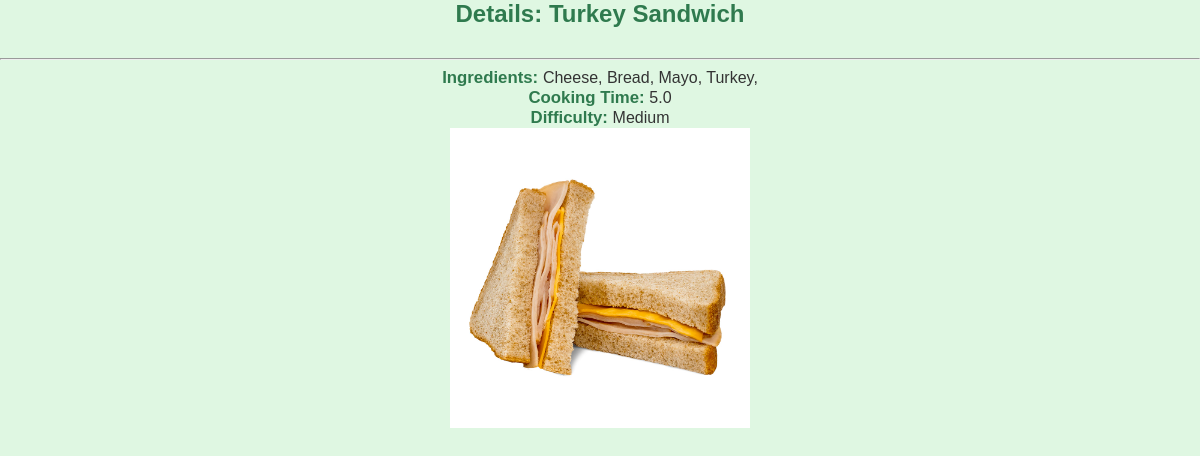
/recipes/list/2 (signed in), run on the app's committed database.
### recipes/models.py (models this page shows, shortened)
class Recipe(models.Model):
  name = models.CharField(max_length=120)
  ingredients = models.ManyToManyField(Ingredient)
  cooking_time = models.FloatField(
    help_text='in minutes',
    verbose_name = 'cooking_time'
  )
  difficulty = models.CharField(
    max_length=12,
    choices=difficulty_choices,
    default='intermediate'
  )
  pic = models.ImageField(upload_to='recipes', default='no_picture.jpg')

### ingredients/models.py (models this page shows, shortened)
class Ingredient(models.Model):
  name = models.CharField(max_length=120)

### recipes/views.py (the view)
# urls.py: path('list/<pk>', RecipeDetailView.as_view(), name='detail'),
class RecipeDetailView(LoginRequiredMixin, DetailView):
  model = Recipe
  template_name = 'recipes/recipes_detail.html'

### recipes/templates/recipes/recipes_detail.html (shortened to what this page needs)
<h2>Details: {{object.name}}</h2>
<hr>
<b>Ingredients: </b>
    {% for ingredient in object.ingredients.all %}
        {{ingredient.name}},
    {% empty %}
        <li>No ingredients listed</li>
    {% endfor %}
<b>Cooking Time: </b> {{object.cooking_time}} <br>
<b>Difficulty: </b> {{object.difficulty}} <br>
<img src="{{object.pic.url}}" width="300" height="300" />

### recipes/templates/recipes/recipes_detail.html (style rules this page uses)
h2 { color: #2f7a4e; text-align: center; margin-bottom: 30px; }
b { color: #2f7a4e; }
p, b { font-size: 1.05rem; margin: 10px 0; }

### data on the page
Recipe: name "Turkey Sandwich", cooking_time "5.0", difficulty "Medium", pic (picture)
Ingredient: name "Cheese"
Ingredient: name "Bread"
Ingredient: name "Mayo"
Ingredient: name "Turkey"
